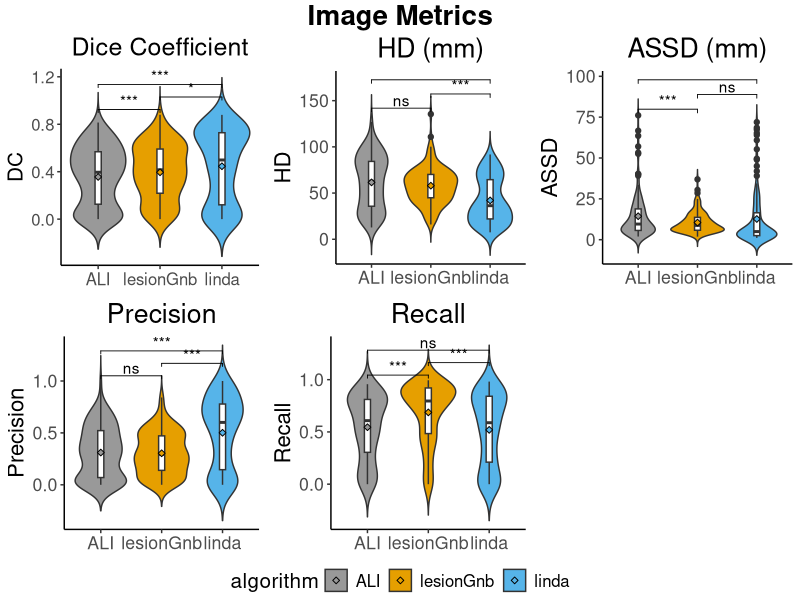
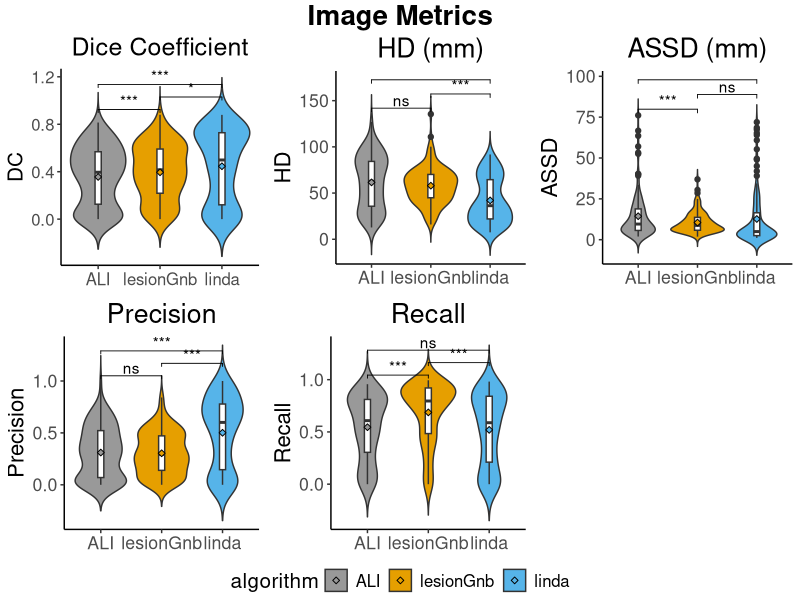

These charts were generated, in order, by the following R code:
## ---- chunk 1
library(data.table)
library(ggplot2)
require(gridExtra)
library(ggsignif)
library(ggpubr)
## ---- chunk 2
dataLong <-read.csv("./Image_Metrics_132_long.csv")
attach(dataLong)
cbPalette <- c("#999999", "#E69F00", "#56B4E9", "#009E73", "#F0E442", "#0072B2", "#D55E00", "#CC79A7")

# Visualize: Specify the comparisons you want
my_comparisons <- list( c("ALI", "lesionGnb"), c("lesionGnb", "linda"), c("linda", "ALI") )

symnum.args <- list(
  cutpoints = c(0.00003, 0.0003, 0.003, 0.017, 1), 
  symbols = c( "***", "**", "*", "ns")
  )

(violin1<- ggplot(dataLong,aes(x=algorithm, y=DC, fill=algorithm)) +
  geom_violin(trim=FALSE) + 
  geom_boxplot(width=0.1, fill="white") + 
  stat_summary(fun.y=mean,geom="point", shape=23) + 
  theme_classic() + scale_fill_manual(values=cbPalette) +
  labs(title="Dice Coefficient", y="DC") +
  theme(text=element_text(size=15),
        axis.title.x=element_blank(),
        plot.title = element_text(hjust = 0.5)))+
  stat_compare_means(method="wilcox.test",paired=TRUE,comparisons = my_comparisons,symnum.args = symnum.args) -> violin1

(violin2<- ggplot(dataLong,aes(x=algorithm, y=HD, fill=algorithm)) +
  geom_violin(trim=FALSE) + 
  geom_boxplot(width=0.1, fill="white") + 
  stat_summary(fun.y=mean,geom="point", shape=23) + 
  theme_classic() + scale_fill_manual(values=cbPalette) +
  labs(title="HD (mm)",y="HD") +
  theme(text=element_text(size=16),
        axis.title.x=element_blank(),
        plot.title = element_text(hjust = 0.5)))+
  stat_compare_means(method="wilcox.test",paired=TRUE,comparisons = my_comparisons, symnum.args = symnum.args) -> violin2

(violin3<- ggplot(dataLong,aes(x=algorithm, y=ASSD, fill=algorithm)) +
  geom_violin(trim=FALSE) + 
  geom_boxplot(width=0.1, fill="white") + 
  stat_summary(fun.y=mean,geom="point", shape=23) + 
  theme_classic() + scale_fill_manual(values=cbPalette) +
  labs(title="ASSD (mm)", y="ASSD") +
  theme(text=element_text(size=16),
        axis.title.x=element_blank(),
        plot.title = element_text(hjust = 0.5)))+
  stat_compare_means(method="wilcox.test",paired=TRUE,comparisons = my_comparisons, symnum.args = symnum.args) ->violin3

(violin4<- ggplot(dataLong,aes(x=algorithm, y=Precision, fill=algorithm)) +
  geom_violin(trim=FALSE) + 
  geom_boxplot(width=0.1, fill="white") + 
  stat_summary(fun.y=mean,geom="point", shape=23) + 
  theme_classic() + scale_fill_manual(values=cbPalette) +
  labs(title="Precision",  y="Precision") +
  theme(text=element_text(size=16),
        axis.title.x=element_blank(),
        plot.title = element_text(hjust = 0.5)))+
  stat_compare_means(method="wilcox.test",paired=TRUE,comparisons = my_comparisons, symnum.args = symnum.args) -> violin4

(violin5<- ggplot(dataLong,aes(x=algorithm, y=Recall, fill=algorithm)) +
  geom_violin(trim=FALSE) + 
  geom_boxplot(width=0.1, fill="white") + 
  stat_summary(fun.y=mean,geom="point", shape=23) + 
  theme_classic() + scale_fill_manual(values=cbPalette) +
  labs(title="Recall", y="Recall") +
  theme(text=element_text(size=16),
        axis.title.x=element_blank(),
        plot.title = element_text(hjust = 0.5)))+
  stat_compare_means(method="wilcox.test",paired=TRUE,comparisons = my_comparisons, symnum.args = symnum.args) ->violin5

fig=ggarrange(violin1,violin2,violin3,violin4,violin5,ncol=3,nrow=2,common.legend=TRUE,legend="bottom")
annotate_figure(fig,top=text_grob("Image Metrics", face="bold",size=20))

ggsave("./figure3.tiff",dpi=300,width = 10,height=8)

